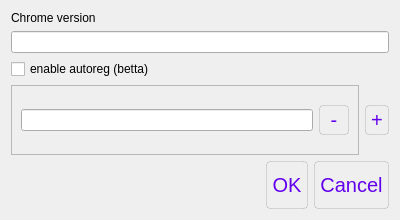
<?xml version="1.0" encoding="UTF-8"?>
<ui version="4.0">
 <class>Dialog</class>
 <widget class="QDialog" name="Dialog">
  <property name="geometry">
   <rect>
    <x>0</x>
    <y>0</y>
    <width>400</width>
    <height>219</height>
   </rect>
  </property>
  <property name="windowTitle">
   <string>Global Settings</string>
  </property>
  <property name="styleSheet">
   <string notr="true">QPushButton{
height: 36px;
border: 1px solid;
border-radius: 4px;
border-color:  rgba(0, 0, 0, 0.12);
color: #6200ee;
font: &quot;Roboto&quot;;
font-size: 20px;
padding: 5px
}
QPushButton::hover{
	background-color: rgb(230, 230, 230);
}
QPushButton::pressed{
	background-color: rgb(179, 179, 179);
}</string>
  </property>
  <layout class="QVBoxLayout" name="verticalLayout">
   <item>
    <widget class="QLabel" name="chrome_version_label">
     <property name="text">
      <string>Chrome version</string>
     </property>
    </widget>
   </item>
   <item>
    <widget class="QLineEdit" name="chrome_version_lineEdit"/>
   </item>
   <item>
    <widget class="QCheckBox" name="checkBox_autoreg">
     <property name="text">
      <string>enable autoreg (betta)</string>
     </property>
    </widget>
   </item>
   <item>
    <layout class="QHBoxLayout" name="horizontalLayout_3">
     <item>
      <widget class="QScrollArea" name="scrollArea">
       <property name="locale">
        <locale language="Russian" country="Ukraine"/>
       </property>
       <property name="widgetResizable">
        <bool>true</bool>
       </property>
       <widget class="QWidget" name="scrollAreaWidgetContents">
        <property name="geometry">
         <rect>
          <x>0</x>
          <y>0</y>
          <width>346</width>
          <height>67</height>
         </rect>
        </property>
        <layout class="QVBoxLayout" name="verticalLayout_2">
         <item>
          <layout class="QHBoxLayout" name="horizontalLayout_2">
           <item>
            <widget class="QLineEdit" name="lineEditAddPage">
             <property name="sizePolicy">
              <sizepolicy hsizetype="Preferred" vsizetype="Fixed">
               <horstretch>0</horstretch>
               <verstretch>0</verstretch>
              </sizepolicy>
             </property>
            </widget>
           </item>
           <item>
            <widget class="QPushButton" name="pushButton_remove_page">
             <property name="enabled">
              <bool>true</bool>
             </property>
             <property name="sizePolicy">
              <sizepolicy hsizetype="Maximum" vsizetype="Maximum">
               <horstretch>0</horstretch>
               <verstretch>0</verstretch>
              </sizepolicy>
             </property>
             <property name="maximumSize">
              <size>
               <width>30</width>
               <height>30</height>
              </size>
             </property>
             <property name="text">
              <string>-</string>
             </property>
            </widget>
           </item>
          </layout>
         </item>
        </layout>
       </widget>
      </widget>
     </item>
     <item>
      <widget class="QPushButton" name="pushButton_add_page">
       <property name="sizePolicy">
        <sizepolicy hsizetype="Maximum" vsizetype="Maximum">
         <horstretch>0</horstretch>
         <verstretch>0</verstretch>
        </sizepolicy>
       </property>
       <property name="maximumSize">
        <size>
         <width>30</width>
         <height>30</height>
        </size>
       </property>
       <property name="text">
        <string>+</string>
       </property>
      </widget>
     </item>
    </layout>
   </item>
   <item>
    <widget class="QDialogButtonBox" name="buttonBox">
     <property name="orientation">
      <enum>Qt::Horizontal</enum>
     </property>
     <property name="standardButtons">
      <set>QDialogButtonBox::Cancel|QDialogButtonBox::Ok</set>
     </property>
    </widget>
   </item>
  </layout>
 </widget>
 <resources/>
 <connections>
  <connection>
   <sender>buttonBox</sender>
   <signal>accepted()</signal>
   <receiver>Dialog</receiver>
   <slot>accept()</slot>
   <hints>
    <hint type="sourcelabel">
     <x>248</x>
     <y>254</y>
    </hint>
    <hint type="destinationlabel">
     <x>157</x>
     <y>274</y>
    </hint>
   </hints>
  </connection>
  <connection>
   <sender>buttonBox</sender>
   <signal>rejected()</signal>
   <receiver>Dialog</receiver>
   <slot>reject()</slot>
   <hints>
    <hint type="sourcelabel">
     <x>316</x>
     <y>260</y>
    </hint>
    <hint type="destinationlabel">
     <x>286</x>
     <y>274</y>
    </hint>
   </hints>
  </connection>
 </connections>
</ui>
